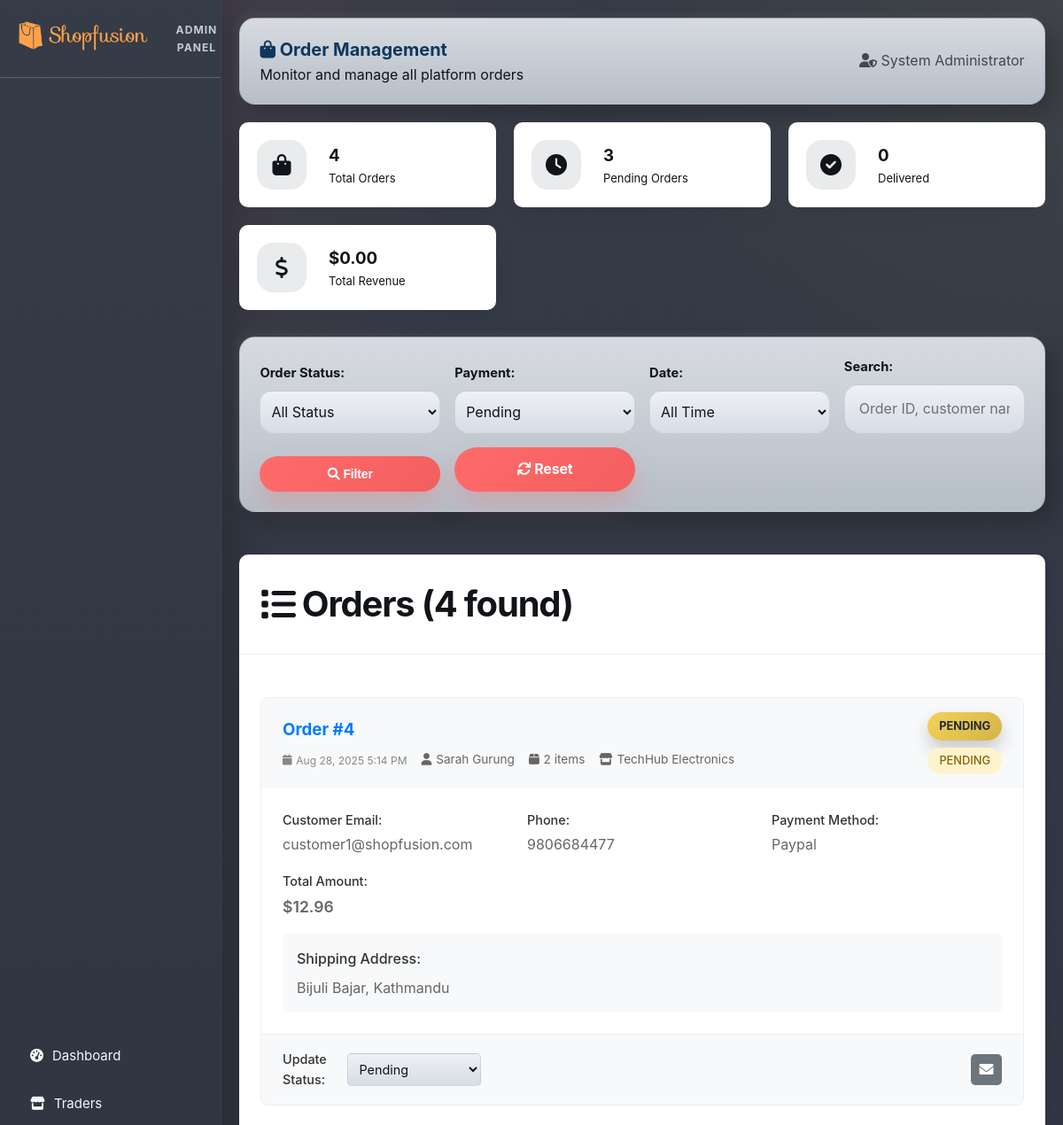
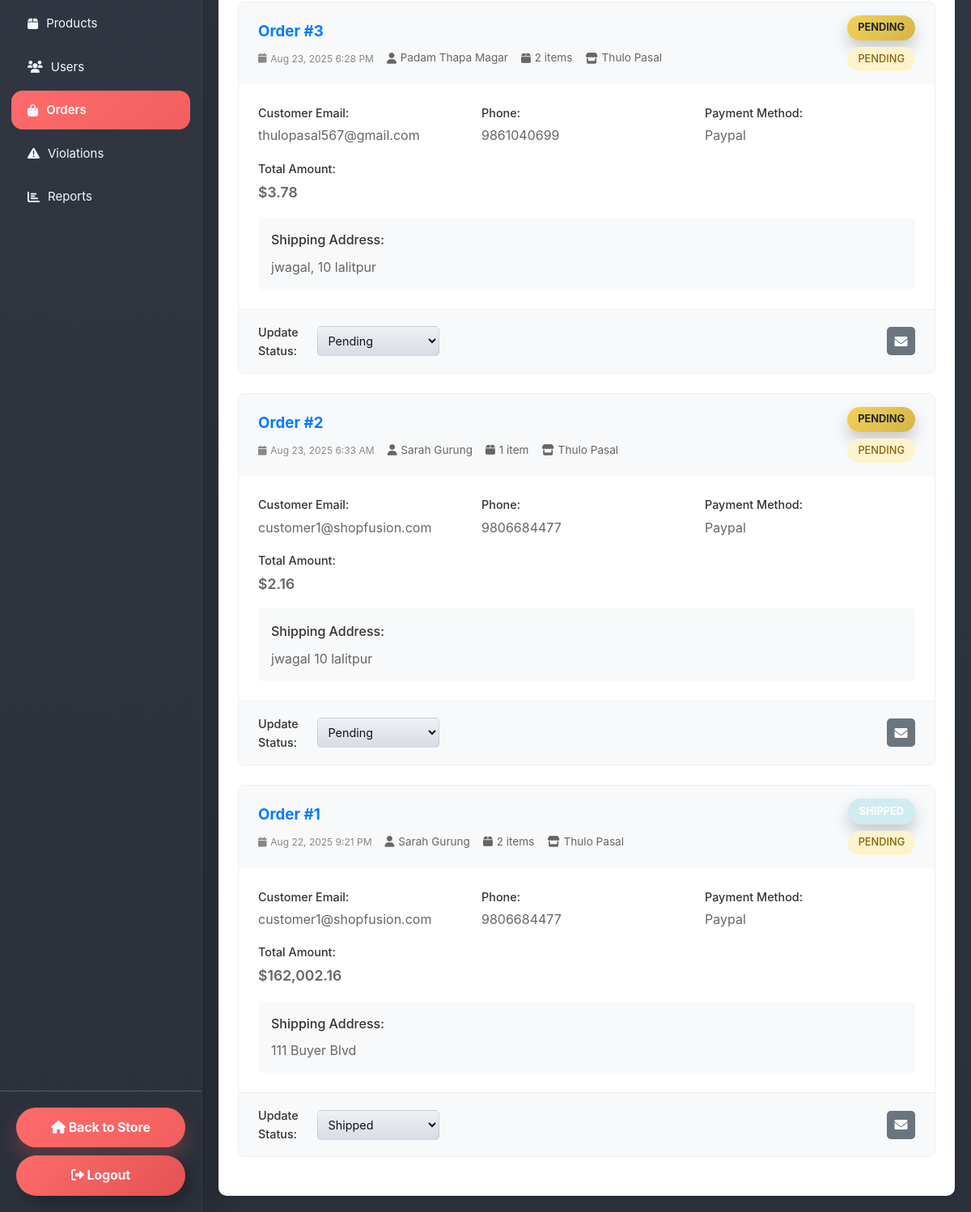
Screenshot of /admin/orders.php?payment=pending (signed in) with the database file from the repository (2 pictures, top to bottom).
### tables this page shows
CREATE TABLE `orders` (
  `order_id` int(11) NOT NULL,
  `customer_id` int(11) NOT NULL,
  `total_amount` decimal(10,2) NOT NULL,
  `payment_status` enum('pending','completed','failed') DEFAULT 'pending',
  `payment_method` varchar(50) DEFAULT NULL,
  `paypal_transaction_id` varchar(100) DEFAULT NULL,
  `shipping_address` text NOT NULL,
  `order_status` enum('pending','processing','shipped','delivered','cancelled') DEFAULT 'pending',
  `promo_code` varchar(20) DEFAULT NULL,
  `discount_amount` decimal(10,2) DEFAULT 0.00,
  `points_used` int(11) DEFAULT 0,
  `points_earned` int(11) DEFAULT 0,
  `created_at` timestamp NOT NULL DEFAULT current_timestamp(),
  `updated_at` timestamp NOT NULL DEFAULT current_timestamp() ON UPDATE current_timestamp()
);

CREATE TABLE `users` (
  `user_id` int(11) NOT NULL,
  `username` varchar(50) NOT NULL,
  `email` varchar(100) NOT NULL,
  `password` varchar(255) NOT NULL,
  `full_name` varchar(100) NOT NULL,
  `phone` varchar(20) DEFAULT NULL,
  `address` text DEFAULT NULL,
  `role` enum('admin','trader','customer') NOT NULL,
  `status` enum('active','pending','disabled') DEFAULT 'active',
  `violation_count` int(11) DEFAULT 0,
  `loyalty_points` int(11) DEFAULT 0,
  `created_at` timestamp NOT NULL DEFAULT current_timestamp(),
  `updated_at` timestamp NOT NULL DEFAULT current_timestamp() ON UPDATE current_timestamp()
);

### includes/functions.php (called while the page is built, shortened)
<?php
function formatPrice($price) {
    return '$' . number_format($price, 2);
}
function formatDateTime($datetime) {
    return date('M j, Y g:i A', strtotime($datetime));
}
?>

### admin/orders.php (the view, shortened to what this page needs)
<?php
require_once '../includes/functions.php';
$statusFilter = $_GET['status'] ?? 'all';
$paymentFilter = $_GET['payment'] ?? 'all';
$dateFilter = $_GET['date'] ?? 'all';
$searchQuery = $_GET['search'] ?? '';
$whereConditions = [];
$params = [];
if ($paymentFilter !== 'all') {
    $whereConditions[] = "o.payment_status = ?";
    $params[] = $paymentFilter;
}
$whereClause = !empty($whereConditions) ? 'WHERE ' . implode(' AND ', $whereConditions) : '';
try {
    $stmt = $pdo->prepare("
        SELECT o.*, u.full_name as customer_name, u.email as customer_email, u.phone as customer_phone,
               COUNT(oi.item_id) as item_count,
               GROUP_CONCAT(DISTINCT s.shop_name SEPARATOR ', ') as shops
        FROM orders o
        JOIN users u ON o.customer_id = u.user_id
        LEFT JOIN order_items oi ON o.order_id = oi.order_id
        LEFT JOIN products p ON oi.product_id = p.product_id
        LEFT JOIN shops s ON p.shop_id = s.shop_id
        $whereClause
        GROUP BY o.order_id
        ORDER BY o.created_at DESC
        LIMIT 100
    ");
    $stmt->execute($params);
    $orders = $stmt->fetchAll();
    $stmt = $pdo->prepare("
        SELECT
            COUNT(*) as total_orders,
            SUM(CASE WHEN order_status = 'pending' THEN 1 ELSE 0 END) as pending_orders,
            SUM(CASE WHEN order_status = 'processing' THEN 1 ELSE 0 END) as processing_orders,
            SUM(CASE WHEN order_status = 'shipped' THEN 1 ELSE 0 END) as shipped_orders,
            SUM(CASE WHEN order_status = 'delivered' THEN 1 ELSE 0 END) as delivered_orders,
            SUM(CASE WHEN order_status = 'cancelled' THEN 1 ELSE 0 END) as cancelled_orders,
            SUM(CASE WHEN payment_status = 'completed' THEN total_amount ELSE 0 END) as total_revenue,
            AVG(CASE WHEN payment_status = 'completed' THEN total_amount ELSE NULL END) as avg_order_value
        FROM orders
    ");
    $stmt->execute();
    $stats = $stmt->fetch();
} catch (PDOException $e) {
    $error = "Failed to load orders: " . $e->getMessage();
    $orders = [];
    $stats = ['total_orders' => 0, 'pending_orders' => 0, 'processing_orders' => 0, 'shipped_orders' => 0, 'delivered_orders' => 0, 'cancelled_orders' => 0, 'total_revenue' => 0, 'avg_order_value' => 0];
}
?>
<!DOCTYPE html>
<html lang="en">
<head>
    <link rel="stylesheet" href="../css/style.css">
    <link rel="stylesheet" href="../css/theme.css">
    <link href="https://cdnjs.cloudflare.com/ajax/libs/font-awesome/6.0.0/css/all.min.css" rel="stylesheet">
</head>
<body class="admin-layout">
    <nav class="admin-sidebar">
        <div class="sidebar-header">
            <div class="logo">
                <h2>Shopfusion</h2>
                <span>Admin Panel</span>
            </div>
        </div>
        <ul class="sidebar-menu">
            <li>
                <a href="index.php">
                    <i class="fas fa-tachometer-alt"></i> Dashboard
                </a>
            </li>
            <li>
                <a href="traders.php">
                    <i class="fas fa-store"></i> Traders
                </a>
            </li>
            <li>
                <a href="products.php">
                    <i class="fas fa-box"></i> Products
                </a>
            </li>
            <li>
                <a href="users.php">
                    <i class="fas fa-users"></i> Users
                </a>
            </li>
            <li class="active">
                <a href="orders.php">
                    <i class="fas fa-shopping-bag"></i> Orders
                </a>
            </li>
            <li>
                <a href="violations.php">
                    <i class="fas fa-exclamation-triangle"></i> Violations
                </a>
            </li>
            <li>
                <a href="reports.php">
                    <i class="fas fa-chart-bar"></i> Reports
                </a>
            </li>
        </ul>
        <div class="sidebar-footer">
            <a href="../index.php" class="btn-secondary">
                <i class="fas fa-home"></i> Back to Store
            </a>
            <a href="../auth/logout.php" class="btn-danger">
                <i class="fas fa-sign-out-alt"></i> Logout
            </a>
        </div>
    </nav>
    <main class="admin-main">
        <div class="admin-topbar">
            <div class="topbar-left">
                <h1><i class="fas fa-shopping-bag"></i> Order Management</h1>
                <p>Monitor and manage all platform orders</p>
            </div>
            <div class="topbar-right">
                <div class="admin-user">
                    <i class="fas fa-user-shield"></i>
                    <span><?php echo htmlspecialchars($_SESSION['full_name']); ?></span>
                </div>
            </div>
        </div>
        <div class="admin-content">
            <div class="stats-grid">
                <div class="stat-card">
                    <div class="stat-icon">
                        <i class="fas fa-shopping-bag"></i>
                    </div>
                    <div class="stat-details">
                        <h3><?php echo number_format($stats['total_orders']); ?></h3>
                        <p>Total Orders</p>
                    </div>
                </div>
                <div class="stat-card">
                    <div class="stat-icon pending">
                        <i class="fas fa-clock"></i>
                    </div>
                    <div class="stat-details">
                        <h3><?php echo number_format($stats['pending_orders']); ?></h3>
                        <p>Pending Orders</p>
                    </div>
                </div>
                <div class="stat-card">
                    <div class="stat-icon success">
                        <i class="fas fa-check-circle"></i>
                    </div>
                    <div class="stat-details">
                        <h3><?php echo number_format($stats['delivered_orders']); ?></h3>
                        <p>Delivered</p>
                    </div>
                </div>
                <div class="stat-card">
                    <div class="stat-icon revenue">
                        <i class="fas fa-dollar-sign"></i>
                    </div>
                    <div class="stat-details">
                        <h3><?php echo formatPrice($stats['total_revenue']); ?></h3>
                        <p>Total Revenue</p>
                    </div>
                </div>
            </div>
            <div class="filters-section">
                <form method="GET" class="filters-form">
                    <div class="filter-group">
                        <label>Order Status:</label>
                        <select name="status">
                            <option value="all" <?php echo $statusFilter === 'all' ? 'selected' : ''; ?>>All Status</option>
                        </select>
                    </div>
                    <div class="filter-group">
                        <label>Payment:</label>
                        <select name="payment">
                            <option value="pending" <?php echo $paymentFilter === 'pending' ? 'selected' : ''; ?>>Pending</option>
                        </select>
                    </div>
                    <div class="filter-group">
                        <label>Date:</label>
                        <select name="date">
                            <option value="all" <?php echo $dateFilter === 'all' ? 'selected' : ''; ?>>All Time</option>
                        </select>
                    </div>
                    <div class="filter-group">
                        <label>Search:</label>
                        <input type="text" name="search" value="<?php echo htmlspecialchars($searchQuery); ?>" placeholder="Order ID, customer name, email...">
                    </div>
                    <button type="submit" class="btn-primary">
                        <i class="fas fa-search"></i> Filter
                    </button>
                    <a href="orders.php" class="btn-secondary">
                        <i class="fas fa-refresh"></i> Reset
                    </a>
                </form>
            </div>
            <div class="orders-section">
                <div class="section-header">
                    <h2><i class="fas fa-list"></i> Orders (<?php echo count($orders); ?> found)</h2>
                </div>
                <?php if (empty($orders)): ?>
                    <div class="empty-state">
                        <div class="empty-icon">
                            <i class="fas fa-shopping-bag"></i>
                        </div>
                        <h3>No Orders Found</h3>
                        <p>No orders match your current filters.</p>
                    </div>
                <?php else: ?>
                    <div class="orders-list">
                        <?php foreach ($orders as $order): ?>
                            <div class="order-card">
                                <div class="order-header">
                                    <div class="order-info">
                                        <h3>Order #<?php echo $order['order_id']; ?></h3>
                                        <div class="order-meta">
                                            <span class="order-date">
                                                <i class="fas fa-calendar"></i>
                                                <?php echo formatDateTime($order['created_at']); ?>
                                            </span>
                                            <span class="order-customer">
                                                <i class="fas fa-user"></i>
                                                <?php echo htmlspecialchars($order['customer_name']); ?>
                                            </span>
                                            <span class="order-items">
                                                <i class="fas fa-box"></i>
                                                <?php echo $order['item_count']; ?> item<?php echo $order['item_count'] > 1 ? 's' : ''; ?>
                                            </span>
                                            <span class="order-shops">
                                                <i class="fas fa-store"></i>
                                                <?php echo htmlspecialchars($order['shops']); ?>
                                            </span>
                                        </div>
                                    </div>
                                    <div class="order-badges">
                                        <span class="status-badge status-<?php echo $order['order_status']; ?>">
                                            <?php echo ucfirst($order['order_status']); ?>
                                        </span>
                                        <span class="payment-badge payment-<?php echo $order['payment_status']; ?>">
                                            <?php echo ucfirst($order['payment_status']); ?>
                                        </span>
                                    </div>
                                </div>
                                <div class="order-body">
                                    <div class="order-details">
                                        <div class="detail-group">
                                            <label>Customer Email:</label>
                                            <span><?php echo htmlspecialchars($order['customer_email']); ?></span>
                                        </div>
                                        <?php if ($order['customer_phone']): ?>
                                            <div class="detail-group">
                                                <label>Phone:</label>
                                                <span><?php echo htmlspecialchars($order['customer_phone']); ?></span>
                                            </div>
                                        <?php endif; ?>
                                        <div class="detail-group">
                                            <label>Payment Method:</label>
                                            <span><?php echo ucfirst(str_replace('_', ' ', $order['payment_method'])); ?></span>
                                        </div>
                                        <div class="detail-group">
                                            <label>Total Amount:</label>
                                            <span class="amount"><?php echo formatPrice($order['total_amount']); ?></span>
                                        </div>
                                    </div>
                                    <div class="shipping-address">
                                        <label>Shipping Address:</label>
                                        <address><?php echo nl2br(htmlspecialchars($order['shipping_address'])); ?></address>
                                    </div>
                                </div>
                                <div class="order-actions">
                                    <div class="status-update">
                                        <form method="POST" class="status-form">
                                            <label>Update Status:</label>
                                            <select name="new_status" onchange="this.form.submit()">
                                                <option value="pending" <?php echo $order['order_status'] === 'pending' ? 'selected' : ''; ?>>Pending</option>
                                                <option value="shipped" <?php echo $order['order_status'] === 'shipped' ? 'selected' : ''; ?>>Shipped</option>
                                            </select>
                                        </form>
                                    </div>
                                    <div class="action-buttons">
                                        <a href="mailto:<?php echo htmlspecialchars($order['customer_email']); ?>"
                                           class="btn-action secondary" title="Contact Customer">
                                            <i class="fas fa-envelope"></i>
                                        </a>
                                    </div>
                                </div>
                            </div>
                        <?php endforeach; ?>
                    </div>
                <?php endif; ?>
            </div>
        </div>
    </main>
    <link rel='stylesheet' href='../css/theme-refresh.css'>
</body>
</html>

### rows the page displays
orders: order_id "4", created_at "Aug 28, 2025 5:14 PM", customer.full_name "Sarah Gurung", item_count "2", shops "TechHub Electronics", order_status "PENDING", payment_status "PENDING", customer.email "customer1@shopfusion.com", customer.phone "9806684477", payment_method "Paypal", total_amount "$12.96", shipping_address "Bijuli Bajar, Kathmandu", new_status "Pending"
orders: order_id "3", created_at "Aug 23, 2025 6:28 PM", customer.full_name "Padam Thapa Magar", item_count "2", shops "Thulo Pasal", order_status "PENDING", payment_status "PENDING", customer.email "thulopasal567@gmail.com", customer.phone "9861040699", payment_method "Paypal", total_amount "$3.78", shipping_address "jwagal, 10 lalitpur", new_status "Pending"
orders: order_id "2", created_at "Aug 23, 2025 6:33 AM", customer.full_name "Sarah Gurung", item_count "1", shops "Thulo Pasal", order_status "PENDING", payment_status "PENDING", customer.email "customer1@shopfusion.com", customer.phone "9806684477", payment_method "Paypal", total_amount "$2.16", shipping_address "jwagal 10 lalitpur", new_status "Pending"
orders: order_id "1", created_at "Aug 22, 2025 9:21 PM", customer.full_name "Sarah Gurung", item_count "2", shops "Thulo Pasal", order_status "SHIPPED", payment_status "PENDING", customer.email "customer1@shopfusion.com", customer.phone "9806684477", payment_method "Paypal", total_amount "$162,002.16", shipping_address "111 Buyer Blvd", new_status "Shipped"

### other values shown
$_SESSION['full_name'] "System Administrator"
$stats['total_orders'] "4"
$stats['pending_orders'] "3"
$stats['delivered_orders'] "0"
formatPrice($stats['total_revenue']) "$0.00"
count($orders) "4"
